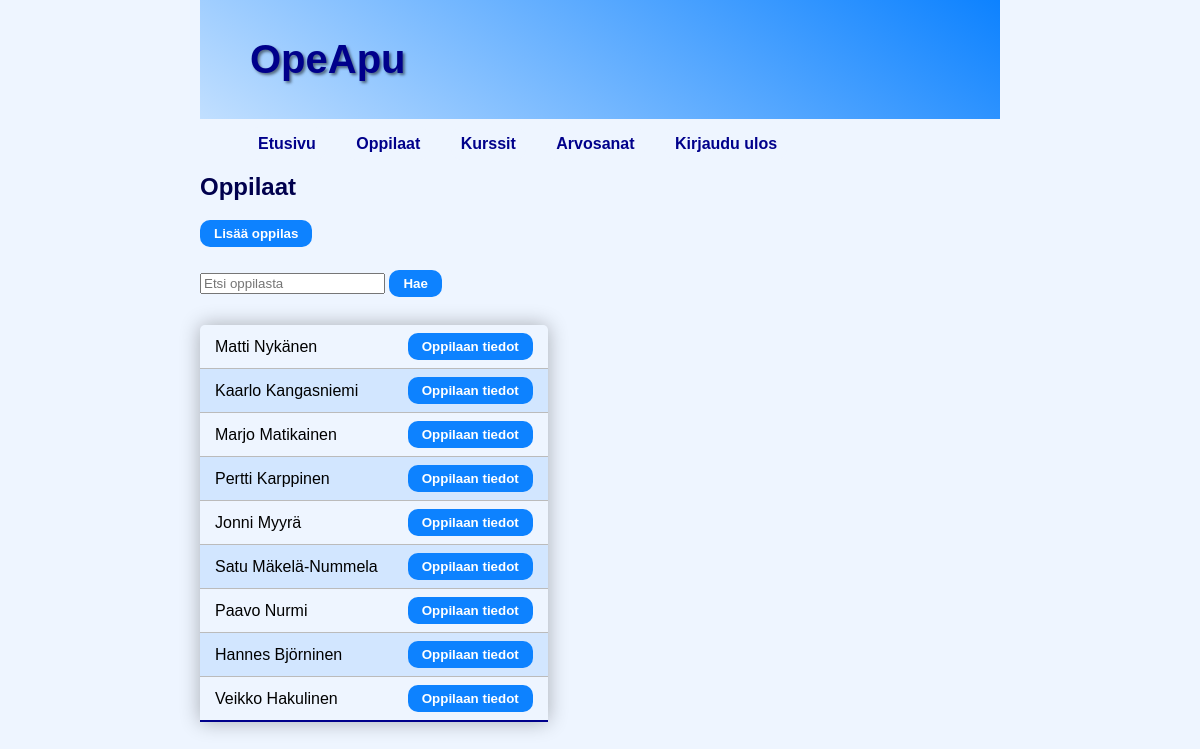
Page /opeapp/students/ (signed in) on the committed database.
### opeapp/models.py (models this page shows, shortened)
class Student(models.Model):
    name = models.CharField(max_length=255)
    creator = models.ForeignKey(User, on_delete=models.CASCADE)

### opeapp/views.py (the view, shortened to what this page needs)
# urls.py: path('students/', views.students_view, name='students'),
@login_required
def students_view(request):
    creator_id = request.user.id
    search_query = request.GET.get('search_query')
    if search_query:
        students = Student.objects.filter(Q(name__icontains=search_query) & Q(creator=creator_id))
    else:
        students = Student.objects.filter(creator=creator_id)
    context = {
        'students': students
    }
    print('Creator_id: ', creator_id)
    return render(request, 'students.html', context)

### opeapp/templates/students.html (shortened to what this page needs)
{% extends "base.html" %}
{% block link %}
    {% if user.is_authenticated %}
        {{ block.super }}
    {% endif %}
{% endblock %}
{% block content %}
    <h2>Oppilaat</h2>
    <div class="button-container">
        <button class="button-style" id="new-student-button">Lisää oppilas</button>
    </div>
    <br>
    <div id="search-form">
        <form action="{% url 'opeapp:students' %}" method="GET">
            <input type="text" id="search-query" name="search_query" placeholder="Etsi oppilasta">
            <button class="button-style" type="submit" name="action" value="search">Hae</button>
        </form>
    </div>
    <br>
    <table class="student-table">
        <tbody>
            {% for student in students %}
                <tr>
                    <td><span class="student-name">{{ student.name }}</span></td>
                    <td><a href="{% url 'opeapp:student_details' student.id %}"><button class="button-style">Oppilaan tiedot</button></a></td>
                </tr>
            {% endfor %}
        </tbody>
    </table>
{% endblock %}

### opeapp/static/main.css (style rules this page uses)
body { margin: auto; max-width: 50em; font-family: 'Montserrat', 'Helvetica', sans-serif; background: rgb(238, 245, 255); }
h2 { color: rgb(0, 0, 77); }
.button-container { margin-bottom: 5px; }
.student-table { border-collapse: collapse; margin: 10px 0; min-width: 300px; border-radius: 5px 5px 0 0; overflow: hidden; box-shadow: 0 0 20px rgba(0, 0, 0, 0.3) }
.student-table th, .student-table td { padding: 8px 15px; }
.student-table tbody tr { border-bottom: 1px solid #bbbbbb; }
.student-table tbody tr:nth-of-type(even) { background: rgb(210, 230, 255); }
.student-table tbody tr:last-of-type { border-bottom: 2px solid darkblue; }
.button-style { display: inline-block; padding: 6px 14px; border: none; border-radius: 10px; background-color: #0d82ff; color: white; font-weight: 700; text-decoration: none; cursor: pointer; transition: background-color 0.3s ease; }

### rows in the picture
Student: name "Matti Nykänen"
Student: name "Kaarlo Kangasniemi"
Student: name "Marjo Matikainen"
Student: name "Pertti Karppinen"
Student: name "Jonni Myyrä"
Student: name "Satu Mäkelä-Nummela"
Student: name "Paavo Nurmi"
Student: name "Hannes Björninen"
Student: name "Veikko Hakulinen"
